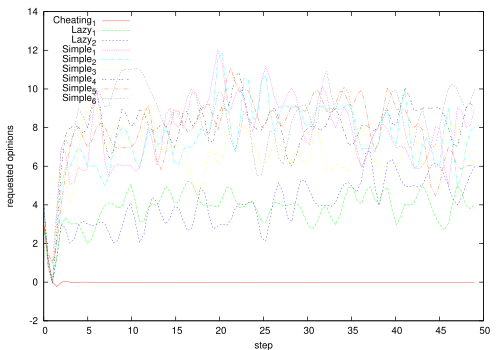

Recreate this plot in gnuplot.
#!/usr/bin/gnuplot -persist
set datafile separator ","
#set title "Simulation Result"
set xlabel "step"
set ylabel "requested opinions"
set key top left
set terminal postscript eps color enhanced
set output "experiment10/partners.eps"
plot "experiment10/agents-partners/Cheating_1" title "Cheating_1" smooth csplines,\
     "experiment10/agents-partners/Lazy_1" title "Lazy_1" smooth csplines,\
     "experiment10/agents-partners/Lazy_2" title "Lazy_2" smooth csplines,\
     "experiment10/agents-partners/Simple_1" title "Simple_1" smooth csplines,\
     "experiment10/agents-partners/Simple_2" title "Simple_2" smooth csplines,\
     "experiment10/agents-partners/Simple_3" title "Simple_3" smooth csplines,\
     "experiment10/agents-partners/Simple_4" title "Simple_4" smooth csplines,\
     "experiment10/agents-partners/Simple_5" title "Simple_5" smooth csplines,\
     "experiment10/agents-partners/Simple_6" title "Simple_6" smooth csplines
